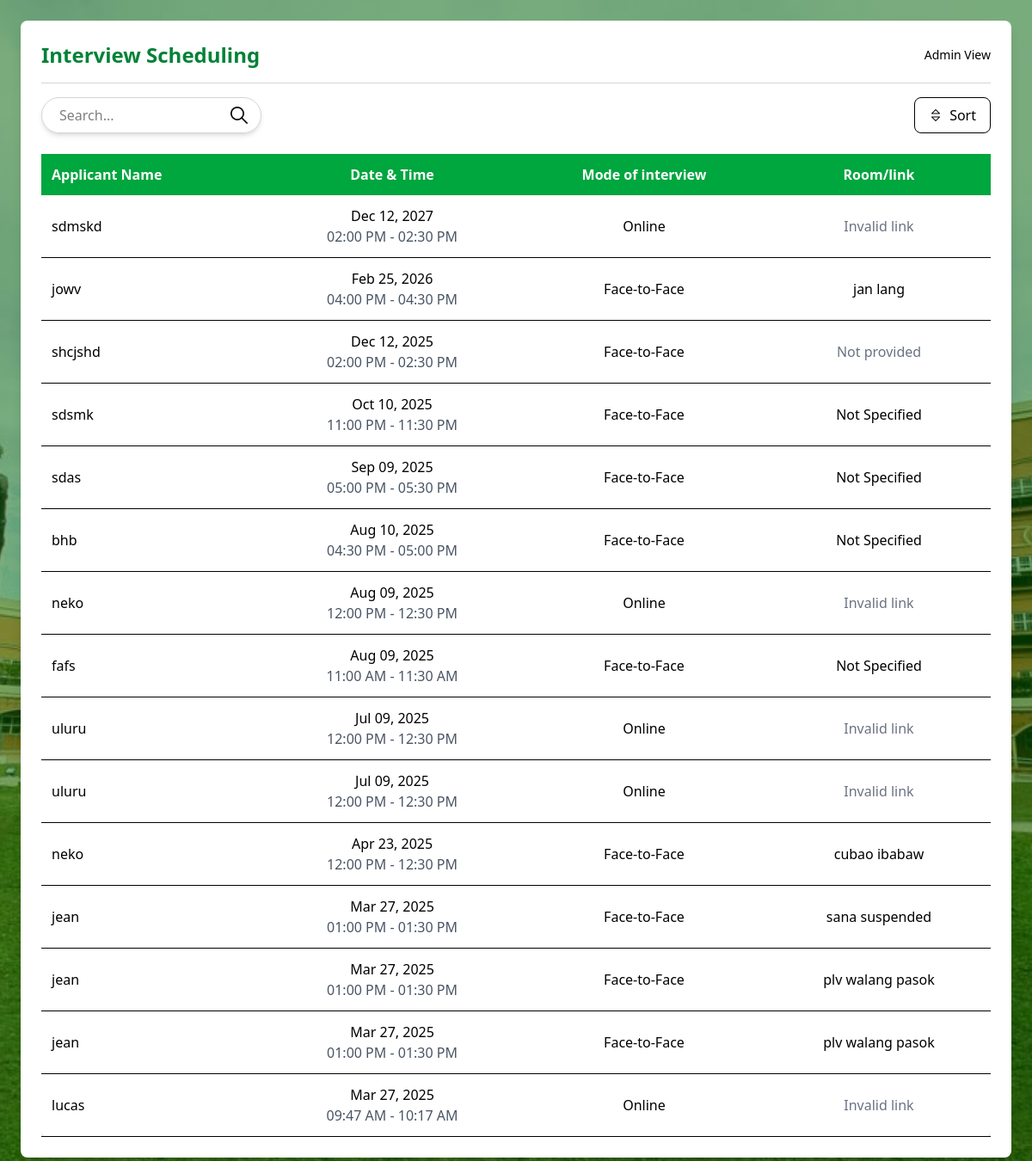
The page /faculty.php on the database its author committed.
### tables this page shows
CREATE TABLE `interviews` (
  `id` int(11) NOT NULL,
  `interviewer_id` int(11) NOT NULL,
  `applicant_id` int(11) NOT NULL,
  `scheduled_time` datetime NOT NULL,
  `status` enum('scheduled','cancelled','trash') DEFAULT 'scheduled',
  `program` int(11) NOT NULL,
  `created_at` timestamp NOT NULL DEFAULT current_timestamp(),
  `program_id` int(11) NOT NULL,
  `cancelled_date` date DEFAULT NULL,
  `meet_type` enum('Online','F2F') NOT NULL,
  `rating` int(11) NOT NULL,
  `feedback` varchar(255) NOT NULL DEFAULT 'Not Specified',
  `comments` varchar(250) NOT NULL
);

CREATE TABLE `applicants` (
  `id` int(11) NOT NULL,
  `name` varchar(100) NOT NULL,
  `email` varchar(100) NOT NULL,
  `program` varchar(255) NOT NULL
);

### faculty.php (the view, shortened to what this page needs)
<?php
require_once 'functions.php';
$search = $_GET['search'] ?? '';
$sort = $_GET['sort'] ?? 'date_desc';
$interviews = getFacultyInterviews($conn, null, 'scheduled', $search, $sort);
function getFacultyInterviews($conn, $program = null, $status = 'scheduled', $search = '', $sort = 'date_desc') {
    $sql = "SELECT
                i.id,
                a.name AS applicant,
                i.scheduled_time,
                i.meet_type,
                i.feedback,
                p.name AS program,
                f.feedback_score,
                f.feedback_comments
            FROM interviews i
            JOIN applicants a ON i.applicant_id = a.id
            JOIN programs p ON i.program_id = p.id
            LEFT JOIN faculty f ON i.id = f.interview_id
            WHERE 1=1";
    $params = [];
    $types = "";
    if ($status) {
        $sql .= " AND i.status = ?";
        $params[] = $status;
        $types .= "s";
    }
    switch ($sort) {
        case 'date_desc':
        default:
            $sql .= " ORDER BY i.scheduled_time DESC";
            break;
    }
    $stmt = $conn->prepare($sql);
    if (!empty($params)) {
        $stmt->bind_param($types, ...$params);
    }
    $stmt->execute();
    return $stmt->get_result()->fetch_all(MYSQLI_ASSOC);
}
?>
<!DOCTYPE html>
<html lang="en">
<head>
    <link rel="stylesheet" href="style.css">
</head>
<body class="bg-gray-100 min-h-screen p-6" style="background-image: linear-gradient(rgba(0, 100, 0, 0.5), rgba(0, 100, 0, 0.5)), url('assets/plv.jpeg'); background-size: cover; background-position: center; background-repeat: no-repeat;">
<div class="half-w-6xl w-full bg-white p-6 shadow-lg rounded-lg">
    <header class="border-b border-gray-300 pb-4">
        <div class="flex justify-between items-center">
            <h1 class="text-2xl font-bold text-green-700">Interview Scheduling</h1>
            <a href="index.php" class="text-sm text-blue-600 hover:text-blue-800">Admin View</a>
        </div>
    </header>
    <div class="flex flex-col sm:flex-row justify-between items-center mt-4 mb-6 gap-4">
        <form id="searchForm" method="GET" action="faculty.php" class="flex items-center">
            <div class="relative rounded-full shadow-md">
                <input type="text" name="search" class="rounded-full border border-gray-300 py-2 pl-5 pr-10 focus:outline-none w-64" placeholder="Search..." value="<?= htmlspecialchars($search) ?>">
                <button type="submit" class="absolute right-0 top-0 h-full px-4 rounded-full bg-transparent hover:bg-gray-100 text-gray-600">
                    <img src="assets/search.png" alt="Search" class="w-5 h-5">
                </button>
            </div>
        </form>
        <button id="sortBtn" class="border rounded-lg px-4 py-2 bg-white hover:bg-gray-100 flex items-center gap-2">
            <img src="assets/sort.png" alt="Sort" class="w-4 h-4">
            <span>Sort</span>
        </button>
    </div>
    <div class="overflow-x-auto">
        <table class="w-full border-collapse bg-white shadow-md rounded-lg">
            <thead class="bg-green-600 text-white">
                <tr>
                    <th class="p-3 text-left">Applicant Name</th>
                    <th class="p-3 text-center">Date & Time</th>
                    <th class="p-3 text-center">Mode of interview</th>
                    <th class="p-3 text-center">Room/link</th>
                </tr>
            </thead>
            <tbody>
                <?php if (!empty($interviews)): ?>
                    <?php foreach ($interviews as $interview): ?>
                        <tr class="border-b hover:bg-gray-100 cursor-pointer interview-row"
                            data-applicant="<?= htmlspecialchars($interview['applicant'] ?? 'N/A'); ?>"
                            data-program="<?= htmlspecialchars($interview['program'] ?? 'N/A'); ?>"
                            data-interview-id="<?= htmlspecialchars($interview['id'] ?? ''); ?>">
                            <td class="p-3 font-medium text-black-700"><?= htmlspecialchars($interview['applicant'] ?? 'N/A'); ?></td>
                            <td class="p-3 text-center">
                                <div class="flex flex-col items-center">
                                    <span class="font-medium"><?= date('M d, Y', strtotime($interview['scheduled_time'])); ?></span>
                                    <span class="text-gray-600">
                                        <?= date('h:i A', strtotime($interview['scheduled_time'])); ?> -
                                        <?= date('h:i A', strtotime($interview['scheduled_time'] . ' +30 minutes')); ?>
                                    </span>
                                </div>
                            </td>
                            <td class="p-3 text-center">
                                <?php
                                $meet_type = $interview['meet_type'] ?? 'N/A';
                                echo htmlspecialchars($meet_type === 'F2F' ? 'Face-to-Face' : ($meet_type === 'Online' ? 'Online' : 'N/A'));
                                ?>
                            </td>
                            <td class="p-3 text-center">
                                <?php if (!empty($interview['feedback'])): ?>
                                    <?php if (($interview['meet_type'] ?? '') === 'F2F'): ?>
                                        <?= htmlspecialchars($interview['feedback']); ?>
                                    <?php else: ?>
                                        <?php
                                        $feedback = $interview['feedback'];
                                        if (filter_var($feedback, FILTER_VALIDATE_URL)): ?>
                                            <?= htmlspecialchars($feedback); ?>
                                        <?php else: ?>
                                            <span class="text-gray-500">Invalid link</span>
                                        <?php endif; ?>
                                    <?php endif; ?>
                                <?php else: ?>
                                    <span class="text-gray-500">Not provided</span>
                                <?php endif; ?>
                            </td>
                        </tr>
                    <?php endforeach; ?>
                <?php else: ?>
                    <tr>
                        <td colspan="4" class="text-center text-gray-500 p-3">No interviews found.</td>
                    </tr>
                <?php endif; ?>
            </tbody>
        </table>
    </div>
</div>
</body>
</html>

### rows shown on the page
interviews: applicant.name "sdmskd", scheduled_time "Dec 12, 2027", scheduled_time "02:00 PM", scheduled_time "02:30 PM", meet_type "Online", feedback "Invalid link"
interviews: applicant.name "jowv", scheduled_time "Feb 25, 2026", scheduled_time "04:00 PM", scheduled_time "04:30 PM", meet_type "Face-to-Face", feedback "jan lang"
interviews: applicant.name "shcjshd", scheduled_time "Dec 12, 2025", scheduled_time "02:00 PM", scheduled_time "02:30 PM", meet_type "Face-to-Face", feedback "Not provided"
interviews: applicant.name "sdsmk", scheduled_time "Oct 10, 2025", scheduled_time "11:00 PM", scheduled_time "11:30 PM", meet_type "Face-to-Face", feedback "Not Specified"
interviews: applicant.name "sdas", scheduled_time "Sep 09, 2025", scheduled_time "05:00 PM", scheduled_time "05:30 PM", meet_type "Face-to-Face", feedback "Not Specified"
interviews: applicant.name "bhb", scheduled_time "Aug 10, 2025", scheduled_time "04:30 PM", scheduled_time "05:00 PM", meet_type "Face-to-Face", feedback "Not Specified"
interviews: applicant.name "neko", scheduled_time "Aug 09, 2025", scheduled_time "12:00 PM", scheduled_time "12:30 PM", meet_type "Online", feedback "Invalid link"
interviews: applicant.name "fafs", scheduled_time "Aug 09, 2025", scheduled_time "11:00 AM", scheduled_time "11:30 AM", meet_type "Face-to-Face", feedback "Not Specified"
interviews: applicant.name "uluru", scheduled_time "Jul 09, 2025", scheduled_time "12:00 PM", scheduled_time "12:30 PM", meet_type "Online", feedback "Invalid link"
interviews: applicant.name "uluru", scheduled_time "Jul 09, 2025", scheduled_time "12:00 PM", scheduled_time "12:30 PM", meet_type "Online", feedback "Invalid link"
interviews: applicant.name "neko", scheduled_time "Apr 23, 2025", scheduled_time "12:00 PM", scheduled_time "12:30 PM", meet_type "Face-to-Face", feedback "cubao ibabaw"
interviews: applicant.name "jean", scheduled_time "Mar 27, 2025", scheduled_time "01:00 PM", scheduled_time "01:30 PM", meet_type "Face-to-Face", feedback "sana suspended"
interviews: applicant.name "jean", scheduled_time "Mar 27, 2025", scheduled_time "01:00 PM", scheduled_time "01:30 PM", meet_type "Face-to-Face", feedback "plv walang pasok"
interviews: applicant.name "jean", scheduled_time "Mar 27, 2025", scheduled_time "01:00 PM", scheduled_time "01:30 PM", meet_type "Face-to-Face", feedback "plv walang pasok"
interviews: applicant.name "lucas", scheduled_time "Mar 27, 2025", scheduled_time "09:47 AM", scheduled_time "10:17 AM", meet_type "Online", feedback "Invalid link"
